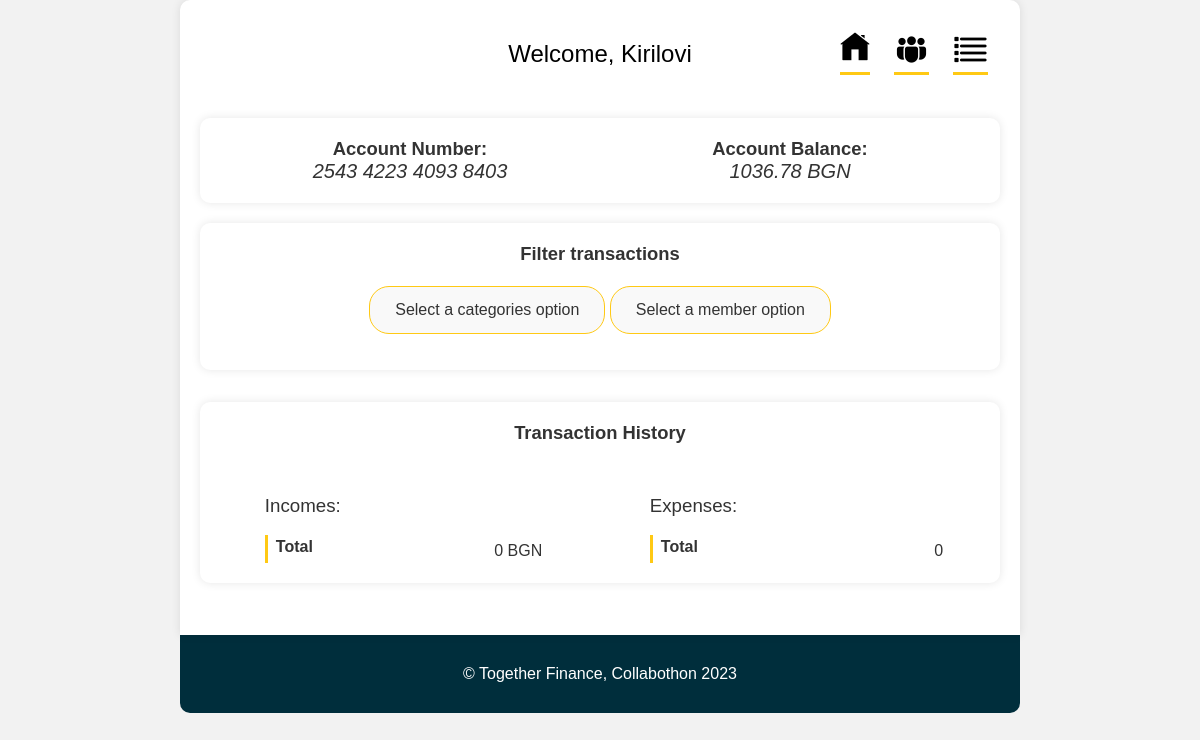
Screenshot of /family/?q=Shopping with the database file from the repository.
### base/models.py (models this page shows, shortened)
class Account(models.Model):
    holder = models.ForeignKey(Customer, on_delete=models.SET_NULL, null=True)
    number = models.CharField(max_length=20)
    amount = models.DecimalField(default=0, max_digits=20, decimal_places=2)
    updated = models.DateTimeField(auto_now=True)
    created = models.DateTimeField(auto_now_add=True)
    members = models.ManyToManyField(Customer, related_name="members", blank=True, null=True)
    type = models.CharField(max_length=20, choices=TYPES, blank=True)
    name = models.CharField(max_length=50, null=True)

### base/views.py (the view)
# urls.py: path("family/", views.family_page, name="family"),
def family_page(request):
    q = request.GET.get("q") if request.GET.get("q") is not None else ""
    account = Account.objects.get(name="Kirilovi")
    transactions = Transactions.objects.filter(
        (Q(person__name__icontains=q) & Q(affected_account=account)) |
        (Q(affected_account=account) & Q(category__icontains=q))
    )
    total_spent_amount = sum(t.amount for t in transactions if t.amount < 0)
    total_income_amount = sum(t.amount for t in transactions if t.amount >= 0)
    category_counts = Transactions.objects.values('category').annotate(count=Count('category'))
    unique_categories = [item['category'] for item in category_counts]
    account.amount = set_account_amount(account)
    members = account.members
    context = {"account": account,
               "transactions": transactions,
               "members": members,
               "categories": unique_categories,
               "total_spent_amount": total_spent_amount,
               "total_income_amount": total_income_amount
               }
    return render(request, "family.html", context)

### base/views.py (called while the page is built)
def set_account_amount(account):
    transactions = Transactions.objects.filter(affected_account=account)
    amount = 0
    for t in transactions:
        amount += t.amount
    return amount

### templates/family.html (shortened to what this page needs)
<!DOCTYPE html>
{% load static %}
<html lang="en">
  <head>
    <link rel="stylesheet" href="{% static 'styles/style.css' %}"/>
    <link rel="stylesheet" href="{% static 'styles/family_style.css' %}" />
  </head>
  <body>
    <div class="container">
      <header>
        <h1>Welcome, {{account.name}}</h1>
        <nav class="nav">
          <ul>
            <li>
              <a href="{% url 'home' %}"
                ><img src="{% static 'images/home-nav.png' %}" class="home-img"
              /></a>
            </li>
            <li>
              <a href="{% url 'family' %}">
                <img src="{% static 'images/members.png' %}" class="members-img" />
              </a>
            </li>
              <li>
              <a href="{% url 'members' %}">
                <img src="{% static 'images/list-icon.png' %}" class="list-img" />
              </a>
            </li>
          </ul>
        </nav>
      </header>
      <section class="tab-content">
        <div class="tab home-tab active">
          <section class="account-info">
            <div class="account-details">
              <h2>Account Number:</h2>
              <p><i>{{account.number}}</i></p>
            </div>
            <div class="account-balance">
              <h2>Account Balance:</h2>
              <p><i>{{ account.amount }} BGN</i></p>
            </div>
          </section>
          <section class="filters">
            <h2>Filter transactions</h2>
            <div class="select custom-select">
              <div class="selectT select-trigger">Select a categories option</div>
            </div>
            <div class="select custom-select2">
              <div class="selectT select-trigger2">Select a member option</div>
            </div>
          </section>
          <section class="transaction-history">
            <h2 class="transactions-heading">Transaction History</h2>
            <div class="transaction-list">
              <div class="transactions-container">
                <div class="incomes">
                  <h3>Incomes:</h3>
                <div class="transaction-container t-item-1">
                    <article class="transaction">
                      <div class="name-date">
                        <p class="trans-name">Total</p>
                      </div>
                      <div class="value"> {{ total_income_amount }} BGN </div>
                    </article>
                  </div>
            </div>
                <div class="expenses">
                  <h3>Expenses:</h3>
                    <div class="transaction-container t-item-1">
                        <article class="transaction">
                        <div class="name-date">
                        <p class="trans-name">Total</p>
                      </div>
                      <div class="value">{{ total_spent_amount }}</div>
                    </article>
                  </div>
                </div>
              </div>
          </section>
        </div>
      </section>
    </div>
    <footer>
      <p>&copy; Together Finance, Collabothon 2023</p>
    </footer>
  </body>
</html>

### static/styles/style.css (style rules this page uses)
body, h1, h2, p, ul { margin: 0; padding: 0; list-style: none; }
body { font-family: "Arial", sans-serif; background-color: #f2f2f2; color: #333; font-size: 16px; }
.container { max-width: 800px; margin: 0 auto; background-color: #fff; padding: 20px; border-radius: 10px 10px 0 0; box-shadow: 0 0 10px rgba(0, 0, 0, 0.1); position: relative; }
footer { max-width: 800px; margin: 0 auto; padding: 20px; padding: 30px 20px; border-radius: 0 0 10px 10px; color: white; text-align: center; }
header { padding: 20px; color: #000; text-align: center; }
h1 { font-weight: 100; font-size: 24px; margin-bottom: 10px; }
h2 { font-size: 1.15rem; }
ul { position: absolute; display: flex; top: 2rem; right: 2rem; }
.home-img, .members-img { margin-right: 1.5rem; padding-bottom: 0.3rem; }
.home-img, .members-img, .list-img { box-sizing: border-box; border-bottom: 3px solid #ffc914; transition: 0.3s all linear; }
.home-img { padding-bottom: 0.6rem; }
.list-img { padding-bottom: 0.3rem; }
.tab-content { margin-top: 20px; }
.account-info { display: grid; grid-template-columns: repeat(2, 1fr); background-color: #fff; padding: 20px; border-radius: 10px; box-shadow: 0 0 10px rgba(0, 0, 0, 0.1); margin-bottom: 20px; }
.account-details, .account-balance { text-align: center; }
.account-details p, .account-balance p { font-size: 20px; color: #333; }
footer { background: #002e3c; }
.transaction-history { background-color: #fff; padding: 20px; margin-bottom: 2rem; border-radius: 10px; box-shadow: 0 0 10px rgba(0, 0, 0, 0.1); }
.transaction-list { margin: 0 2rem; }
.transaction-container { margin-top: 2rem; }
.transaction { display: flex; justify-content: space-between; }
.value { display: flex; align-items: center; }
.trans-name { display: inline-block; margin-bottom: 0.4rem; font-weight: bold; }
.transactions-heading { font-weight: 100; text-align: center; margin-bottom: 2rem; }

### static/styles/family_style.css (style rules this page uses)
h3 { font-weight: 500; }
.transactions-container { display: grid; grid-template-columns: repeat(2, 1fr); grid-gap: 10px; }
.transaction-container { border-left: 3px solid #ffc914; margin-top: 0; padding-top: 2rem; padding-left: 0.5rem; }
.incomes, .expenses { padding-left: 0.8rem; }
.incomes { margin-right: 3rem; }
.incomes .value { margin-right: 0.3rem; }
.expenses .value { margin-right: 0.3rem; }
.expenses { margin-left: 2rem; }
.expenses > *:nth-child(2), .incomes > *:nth-child(2) { padding-top: 0.2rem; margin-top: 1rem; }
.transactions-heading { margin-bottom: 2rem; font-weight: 600; }
.filters { background-color: #fff; padding: 20px; margin-bottom: 2rem; border-radius: 10px; box-shadow: 0 0 10px rgba(0, 0, 0, 0.1); text-align: center; }
.filters h2 { margin-bottom: 1.3rem; }
.custom-select { position: relative; display: inline-block; cursor: pointer; margin-bottom: 1rem; }
.select-trigger { padding: 14px 25px; background-color: #f9f9f9; color: #333; font-size: 16px; border: 0.02rem solid #ffc914; border-radius: 20px; }
.custom-select2 { position: relative; display: inline-block; cursor: pointer; }
.select-trigger2 { padding: 14px 25px; background-color: #f9f9f9; color: #333; font-size: 16px; border: 0.02rem solid #ffc914; border-radius: 20px; }

### rows the page displays
Account: name "Kirilovi", number "2543 4223 4093 8403", amount "1036.78"

### other values shown
{{ total_income_amount }} "0"
{{ total_spent_amount }} "0"
